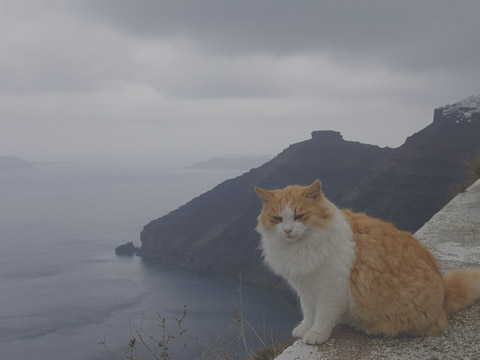
#> input picture PatternRecognition/image/images4/hist_stretch.jpg, 480 x 360 px, found by its file name
$ python histoStretching.py
#> lines starting #> are read from the running program, lines starting #| are printed output that depends on the picture; after the words box and inside, x2 and y2 are one past the last pixel; in counts of white or black regions, pixels touching at a corner belong together
import numpy as np
import cv2

# 값이 있는 첫 번째/마지막 계급 검색 함수
def search_value_idx(hist, bias=0):
    for i in range(hist.shape[0]):
        idx = np.abs(bias - i)
        if hist[idx] > 0:
            return idx
    return -1

# 히스토그램 시각화 함수 (막대 그리기)
def draw_histo(hist, shape=(200, 360)):
    hist_img = np.full((shape[0], shape[1], 3), 255, dtype=np.uint8)
    cv2.normalize(hist, hist, 0, shape[0], cv2.NORM_MINMAX)
    gap = shape[1] / hist.shape[0]

    for i, h in enumerate(hist):
        x = int(i * gap)
        w = int(gap)
        cv2.rectangle(hist_img, (x, 0), (x + w - 1, int(h[0])), (0, 0, 0), cv2.FILLED)

    return cv2.flip(hist_img, 0)

# 영상 불러오기
image = cv2.imread("/Users/simjuheun/Desktop/myProject/machine_Learning/PatternRecognition/image/images4/hist_stretch.jpg", cv2.IMREAD_GRAYSCALE)
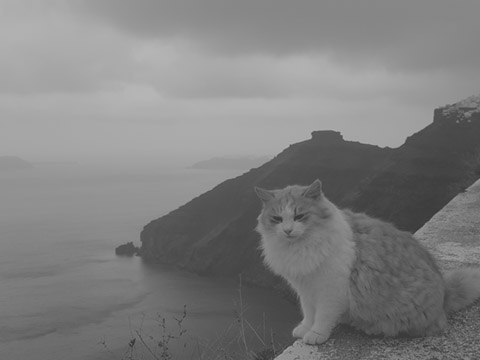
#> image: shape (360, 480); min 53, max 182, mean 126.7
if image is None:
    raise Exception("영상파일 읽기 오류")

# 히스토그램 설정
bsize, ranges = [64], [0, 256]
hist = cv2.calcHist([image], [0], None, bsize, ranges)
#> hist = 64 values, max 16143 at index 42, min 0 at index 0, mean 2700

# 히스토그램 기반 최소/최대 화소값 계산
bin_width = ranges[1] / bsize[0]
low = search_value_idx(hist, 0) * bin_width
#> low = 52
high = search_value_idx(hist, bsize[0] - 1) * bin_width
#> high = 180

# 룩업테이블(LUT) 생성: 선형 스케일링
idx = np.arange(0, 256)
idx = (idx - low) / (high - low) * 255      # 수식이 중요함.
#> idx = 256 values from -103.6 to 404.4
idx[0:int(low)] = 0
idx[int(high)+1:] = 255

# LUT 적용하여 히스토그램 스트레칭 결과 생성
dst = cv2.LUT(image, idx.astype('uint8'))
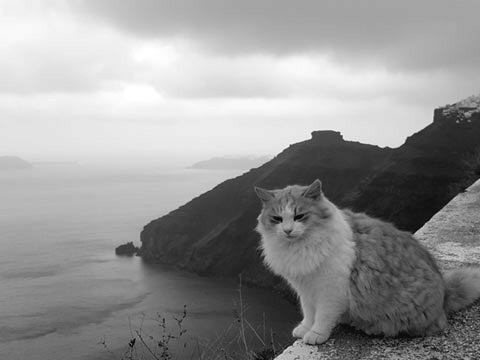
#> dst: shape (360, 480); min 1, max 255, mean 148.5

# 히스토그램 재계산 및 시각화
hist_dst = cv2.calcHist([dst], [0], None, bsize, ranges)
#> hist_dst = 64 values, max 7846 at index 58, min 6 at index 0, mean 2700
hist_img = draw_histo(hist, (200, 360))
#> the loop in draw_histo, `for i, h in enumerate(hist):` made 64 passes
#> (h, x) on passes 1 to 12: ([0], 0), ([0], 5), ([0], 11), ([0], 16), ([0], 22), ([0], 28), ([0], 33), ([0], 39), ([0], 45), ([0], 50), ([0], 56), ([0], 61)
#> after the loop in draw_histo, `for i, h in enumerate(hist):`:
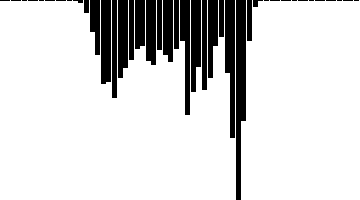
#> hist_img: shape (200, 360, 3); 84.8% white; 40 black regions (19 under 20 px), largest, box (x1, y1, x2, y2) and area: (236, 0, 246, 200) 1605, (225, 0, 235, 138) 1055, (101, 0, 111, 84) 830
#> in draw_histo, `return cv2.flip(hist_img, 0)`:
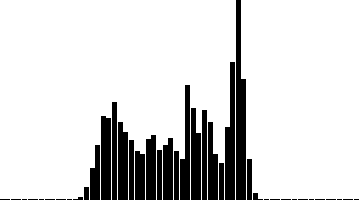
#> returned value: shape (200, 360, 3); 84.8% white; 40 black regions (19 under 20 px), largest, box (x1, y1, x2, y2) and area: (236, 0, 246, 200) 1605, (225, 62, 235, 200) 1055, (101, 116, 111, 200) 830
hist_dst_img = draw_histo(hist_dst, (200, 360))
#> call 2 of draw_histo, with hist = array of shape (64, 1), shape = (200, 360)
#> the loop in draw_histo (call 2), `for i, h in enumerate(hist):` made 64 passes
#> (h, x) on passes 1 to 12: ([3.73e-09], 0), ([0.561], 5), ([2.3], 11), ([4.72], 16), ([11.12], 22), ([23.88], 28), ([31.71], 33), ([43.16], 39), ([57.12], 45), ([67.91], 50), ([85.89], 56), ([99.18], 61)
#> after the loop in draw_histo (call 2), `for i, h in enumerate(hist):`:
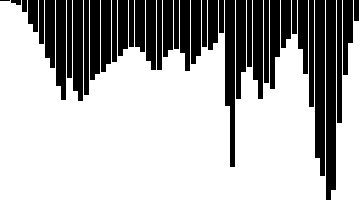
#> hist_img: shape (200, 360, 3); 69.2% white; 40 black regions (1 under 20 px), largest, box (x1, y1, x2, y2) and area: (326, 0, 336, 200) 1950, (315, 0, 325, 176) 1670, (225, 0, 235, 167) 1365
#> in draw_histo (call 2), `return cv2.flip(hist_img, 0)`:
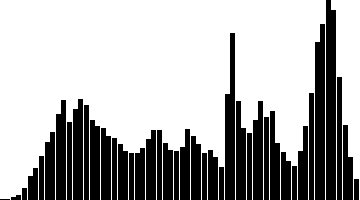
#> returned value: shape (200, 360, 3); 69.2% white; 40 black regions (1 under 20 px), largest, box (x1, y1, x2, y2) and area: (326, 0, 336, 200) 1950, (315, 24, 325, 200) 1670, (225, 33, 235, 200) 1365

# 출력
print("high_value =", high)
#| high_value = 180.0
print("low_value =", low)
#| low_value = 52.0

cv2.imshow("image", image)
cv2.imshow("dst", dst)
cv2.imshow("hist_img", hist_img)
cv2.imshow("hist_dst_img", hist_dst_img)
cv2.waitKey(0)
cv2.destroyAllWindows()

$ run again, with PatternRecognition/image/images4/hue_hist.jpg copied over PatternRecognition/image/images4/hist_stretch.jpg
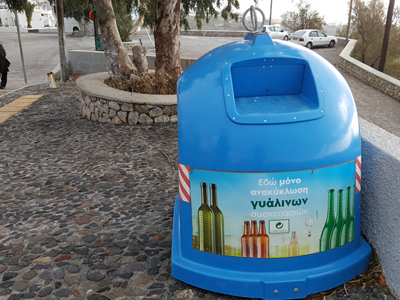
#> input picture PatternRecognition/image/images4/hue_hist.jpg, 400 x 300 px, found by its file name
#> hist = 64 values, max 5646 at index 18, min 37 at index 0, mean 1875
#> low = 0
#> high = 252
#> `idx = (idx - low) / (high - low) * 255`: idx = 256 values from 0 to 258
#> hist_dst has the same summary as hist
#> the loop in draw_histo, `for i, h in enumerate(hist):` made 64 passes
#> (h, x) on passes 1 to 8: ([2.24e-08], 0), ([0.713], 5), ([1.96], 11), ([4.49], 16), ([6.7], 22), ([8.95], 28), ([11.48], 33), ([14.62], 39)
#> after the loop in draw_histo, `for i, h in enumerate(hist):`:
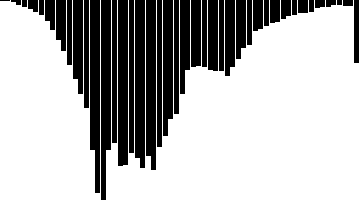
#> hist_img: shape (200, 360, 3); 70.7% white; 40 black regions (1 under 20 px), largest, box (x1, y1, x2, y2) and area: (101, 0, 111, 200) 1750, (90, 0, 100, 193) 1715, (118, 0, 128, 166) 1655
#> the loop in draw_histo (call 2), `for i, h in enumerate(hist):` made 64 passes
#> in draw_histo (call 2), `return cv2.flip(hist_img, 0)`:
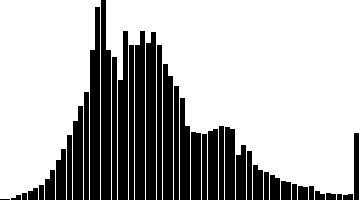
#> returned value: shape (200, 360, 3); 70.6% white; 40 black regions (1 under 20 px), largest, box (x1, y1, x2, y2) and area: (101, 0, 111, 200) 1750, (90, 7, 100, 200) 1715, (146, 32, 156, 200) 1625
#| high_value = 252.0
#| low_value = 0.0
